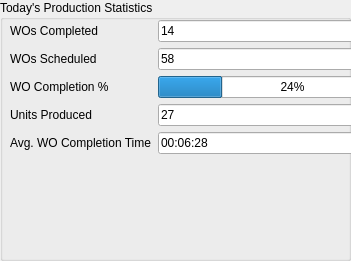
   <widget class="QGroupBox" name="groupBox_4">
    <property name="geometry">
     <rect>
      <x>370</x>
      <y>320</y>
      <width>351</width>
      <height>261</height>
     </rect>
    </property>
    <property name="title">
     <string>Today's Production Statistics</string>
    </property>
    <widget class="QWidget" name="formLayoutWidget_2">
     <property name="geometry">
      <rect>
       <x>10</x>
       <y>20</y>
       <width>417</width>
       <height>226</height>
      </rect>
     </property>
     <layout class="QFormLayout" name="formLayout_2">
      <item row="0" column="0">
       <widget class="QLabel" name="label_6">
        <property name="text">
         <string>WOs Completed</string>
        </property>
       </widget>
      </item>
      <item row="0" column="1">
       <widget class="QLineEdit" name="lineEdit">
        <property name="text">
         <string>14</string>
        </property>
       </widget>
      </item>
      <item row="1" column="0">
       <widget class="QLabel" name="label_7">
        <property name="text">
         <string>WOs Scheduled</string>
        </property>
       </widget>
      </item>
      <item row="1" column="1">
       <widget class="QLineEdit" name="lineEdit_2">
        <property name="text">
         <string>58</string>
        </property>
       </widget>
      </item>
      <item row="2" column="0">
       <widget class="QLabel" name="label_8">
        <property name="text">
         <string>WO Completion %</string>
        </property>
       </widget>
      </item>
      <item row="2" column="1">
       <widget class="QProgressBar" name="progressBar">
        <property name="value">
         <number>24</number>
        </property>
       </widget>
      </item>
      <item row="3" column="0">
       <widget class="QLabel" name="label_9">
        <property name="text">
         <string>Units Produced</string>
        </property>
       </widget>
      </item>
      <item row="3" column="1">
       <widget class="QLineEdit" name="lineEdit_3">
        <property name="text">
         <string>27</string>
        </property>
       </widget>
      </item>
      <item row="4" column="0">
       <widget class="QLabel" name="label_10">
        <property name="text">
         <string>Avg. WO Completion Time</string>
        </property>
       </widget>
      </item>
      <item row="4" column="1">
       <widget class="QLineEdit" name="lineEdit_4">
        <property name="text">
         <string>00:06:28</string>
        </property>
       </widget>
      </item>
     </layout>
    </widget>
   </widget>
